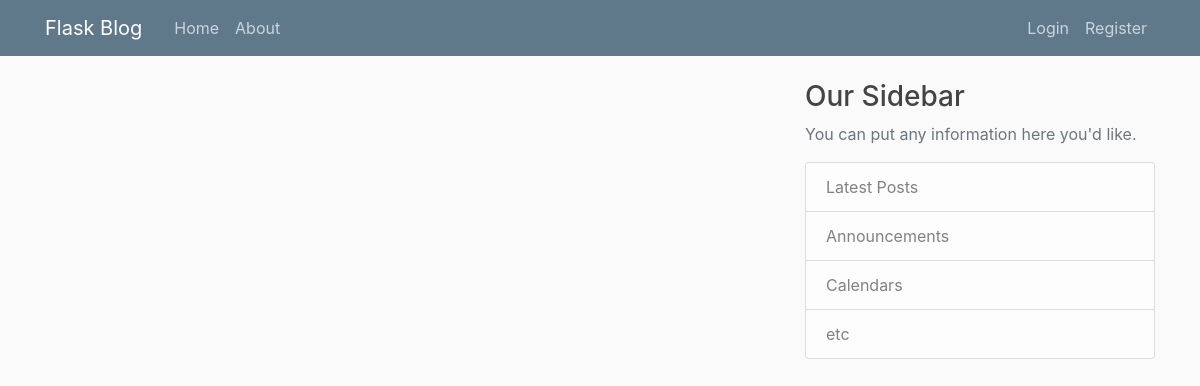
The app's page /home, older data.
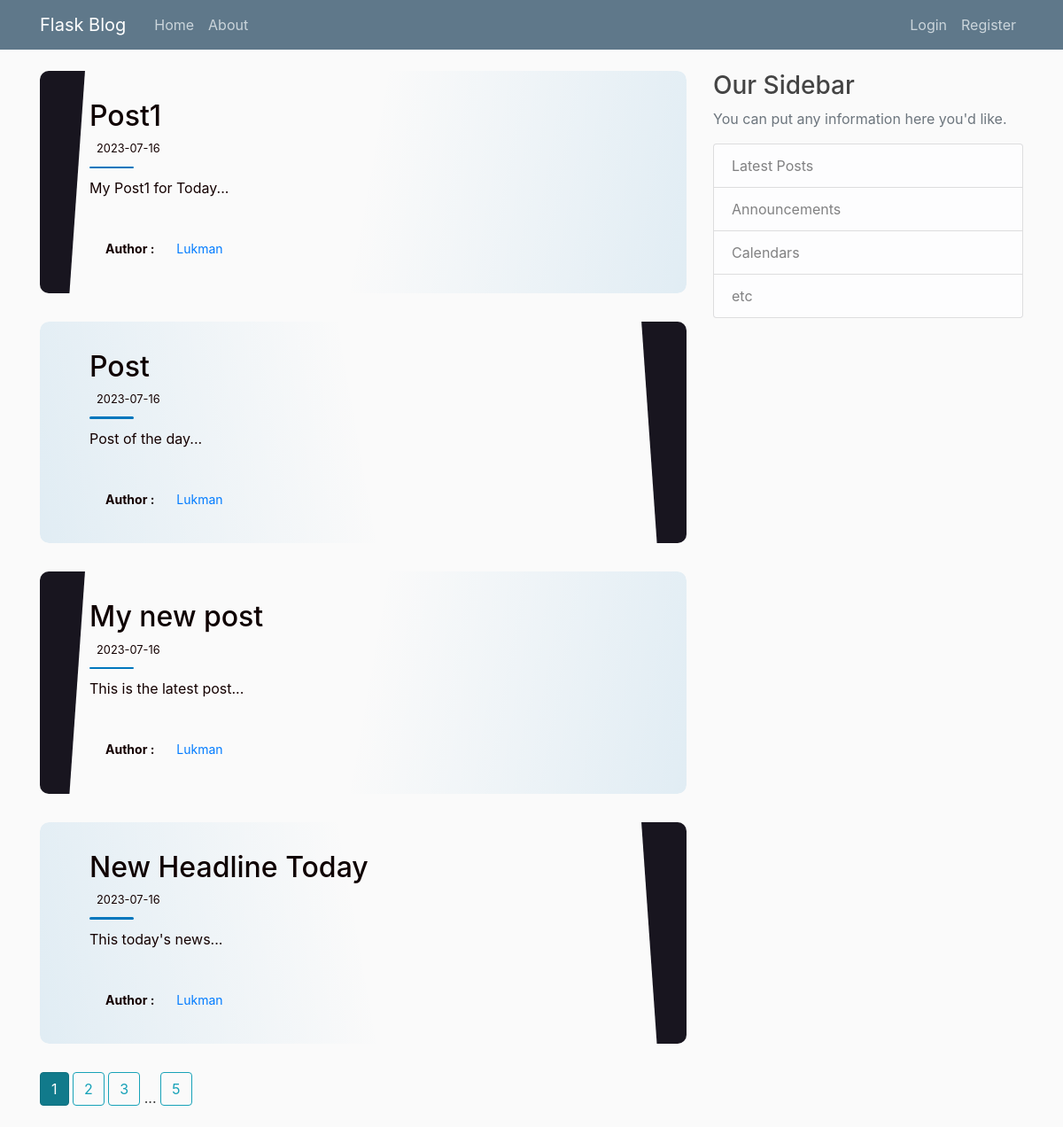
The same page, newer data.
### flaskblog/models.py (models this page shows, shortened)
class Post(db.Model):
    id = db.Column(db.Integer, primary_key=True)
    title = db.Column(db.String(100), nullable=False)
    date_posted = db.Column(db.DateTime, nullable=False, default=datetime.utcnow)
    content = db.Column(db.Text, nullable=False)
    user_id = db.Column(db.Integer, db.ForeignKey('user.id'), nullable=False)

class User(db.Model, UserMixin):
    id = db.Column(db.Integer, primary_key=True)
    username = db.Column(db.String(20), unique=True, nullable=False)
    email = db.Column(db.String(120), unique=True, nullable=False)
    image_file = db.Column(db.String(20), nullable=False, default='default.jpg')
    password = db.Column(db.String(60), nullable=False)
    posts = db.relationship('Post', backref='author', lazy=True)

### flaskblog/main/routes.py (the view)
@main.route('/')
@main.route('/home')
def home():
    page = request.args.get('page', 1, type=int)
    posts= Post.query.order_by(Post.date_posted.desc()).paginate(page=page, per_page=4)#number of post per page
    return render_template('home.html', posts=posts, title='Home Page')

### flaskblog/templates/home.html (shortened to what this page needs)
{% extends 'layout.html' %}
{% block content %}
  {% for post in posts.items %}
		<article class="postcard dark blue">
			<div class="postcard__text">
                <h2><a href="{{ url_for('posts.post', post_id=post.id) }}" class="article-title">{{ post.title }}</a></h2>
				<div class="postcard__subtitle small">
					<time datetime="2020-05-25 12:00:00">
						{{ post.date_posted.strftime('%Y-%m-%d') }}
					</time>
				</div>
				<div class="postcard__bar"></div>
				<div class="postcard__preview-txt"><p class="article-content">{{ post.content[:200] }}...</p></div>
				<ul class="postcard__tagbox">
					<li class="tag__item"><b>Author :</b> </li>
					<li class="tag__item play blue">
            <a href="{{ url_for('posts.user_posts', username=post.author.username) }}" class="mr-2">{{ post.author.username }}</a>
					</li>
				</ul>
			</div>
		</article>
  {% endfor %}
  <div class="pagination-container">
    {% for page_num in posts.iter_pages(left_edge=1, right_edge=1, left_current=1, right_current=2) %}
      {% if page_num %}
        {% if posts.page == page_num %}
          <a class="btn btn-info mb-4 active" href="{{ url_for('main.home', page=page_num) }}">{{ page_num }}</a>
        {% else %}
          <a class="btn btn-outline-info mb-4" href="{{ url_for('main.home', page=page_num) }}">{{ page_num }}</a>
        {% endif %}
      {% else %}
        <span class="dots">...</span>
      {% endif %}
    {% endfor %}
  </div>
{% endblock %}

### flaskblog/templates/layout.html (shortened to what this page needs)
 <!DOCTYPE html>
<html>
<head>
    <link rel="stylesheet" href="https://maxcdn.bootstrapcdn.com/bootstrap/4.0.0/css/bootstrap.min.css">
    <link rel="stylesheet" type="text/css" href="{{ url_for('static', filename='css/main.css') }}">
</head>
<body>
    <header class="site-header">
      <nav class="navbar navbar-expand-md navbar-dark bg-steel fixed-top">
        <div class="container">
          <a class="navbar-brand mr-4" href="/">Flask Blog</a>
          <div class="collapse navbar-collapse" id="navbarToggle">
            <div class="navbar-nav mr-auto">
              <a class="nav-item nav-link" href="{{ url_for('main.home') }}">Home</a>
              <a class="nav-item nav-link" href="{{ url_for('main.about') }}">About</a>
            </div>
            <div class="navbar-nav">
              {% if current_user.is_authenticated %}
              <a class="nav-item nav-link" href="{{ url_for('posts.new_post') }}">New Post</a>
              <a class="nav-item nav-link" href="{{ url_for('users.account') }}">Account</a>
              <a class="nav-item nav-link" href="{{ url_for('users.logout') }}">Logout</a>
              {% else %}
              <a class="nav-item nav-link" href="{{ url_for('users.login') }}">Login</a>
              <a class="nav-item nav-link" href="{{ url_for('users.register') }}">Register</a>
              {% endif %}
            </div>
          </div>
        </div>
      </nav>
    </header>
    <main role="main" class="container">
      <div class="row">
        <div class="col-md-8">
          {% block content %}{% endblock %}
        </div>
        <div class="col-md-4">
          <div class="content-section">
            <h3>Our Sidebar</h3>
            <p class='text-muted'>You can put any information here you'd like.
              <ul class="list-group">
                <li class="list-group-item list-group-item-light">Latest Posts</li>
                <li class="list-group-item list-group-item-light">Announcements</li>
                <li class="list-group-item list-group-item-light">Calendars</li>
                <li class="list-group-item list-group-item-light">etc</li>
              </ul>
            </p>
          </div>
        </div>
      </div>
    </main>
</body>
</html>

### flaskblog/static/css/main.css (style rules this page uses)
body { background: #fafafa; color: #333333; margin-top: 5rem; }
h1, h2, h3, h4, h5, h6 { color: #444444; }
.bg-steel { background-color: #5f788a; }
.site-header .navbar-nav .nav-link { color: #cbd5db; }
:root { --main-green: #79dd09; --main-green-rgb-015: rgba(121, 221, 9, 0.1); --main-yellow: #bdbb49; --main-yellow-rgb-015: rgba(189, 187, 73, 0.1); --main-red: #bd150b; --main-red-rgb-015: rgba(189, 21, 11, 0.1); --main-blue: #0076bd; --main-blue-rgb-015: rgba(0, 118, 189, 0.1); }
.postcard { flex-wrap: wrap; display: flex; border-radius: 10px; margin: 0 0 2rem 0; overflow: hidden; position: relative; color: #070000; }
.postcard.dark .postcard__text { color: #140000; }
.postcard .small { font-size: 80%; }
.postcard .postcard__bar { width: 50px; height: 10px; margin: 10px 0; border-radius: 5px; transition: width 0.2s ease; }
.postcard .postcard__text { padding: 1.5rem; position: relative; display: flex; flex-direction: column; }
.article-title { color: #0f0101; }
.postcard .postcard__preview-txt { overflow: hidden; text-overflow: ellipsis; text-align: justify; height: 100%; }
.postcard .postcard__tagbox { display: flex; flex-flow: row wrap; font-size: 14px; margin: 20px 0 0 0; padding: 0; justify-content: center; }
.postcard .postcard__tagbox .tag__item { display: inline-block; border-radius: 3px; padding: 2.5px 10px; margin: 0 5px 5px 0; cursor: default; user-select: none; }
.postcard:before { content: ""; position: absolute; top: 0; right: 0; bottom: 0; left: 0; background-image: linear-gradient(-70deg, #424242, transparent 50%); opacity: 1; border-radius: 10px; }
@media screen and (min-width: 769px) { .postcard { flex-wrap: inherit; } }
@media screen and (min-width: 769px) { .postcard .postcard__tagbox { justify-content: start; } }
@media screen and (min-width: 769px) { .postcard .postcard__text { padding: 3rem; width: 100%; } }
@media screen and (min-width: 769px) { .postcard:nth-child(2n+1) { flex-direction: row; } }
@media screen and (min-width: 769px) { .postcard:nth-child(2n+0) { flex-direction: row-reverse; } }
@media screen and (min-width: 769px) { .postcard:nth-child(2n+1) .postcard__text::before { left: -12px !important; transform: rotate(4deg); } }
@media screen and (min-width: 769px) { .postcard:nth-child(2n+0) .postcard__text::before { right: -12px !important; transform: rotate(-4deg); } }
@media screen and (min-width: 1024px) { .postcard .postcard__text { padding: 2rem 3.5rem; } }
@media screen and (min-width: 1024px) { .postcard .postcard__text:before { content: ""; position: absolute; display: block; top: -20%; height: 130%; width: 55px; } }
@media screen and (min-width: 1024px) { .postcard.dark .postcard__text:before { background: #18151f; } }
.blue .postcard__bar { background-color: var(--main-blue); }
.blue:before { background-image: linear-gradient(-30deg, var(--main-blue-rgb-015), transparent 50%); }
.blue:nth-child(2n)::before { background-image: linear-gradient(30deg, var(--main-blue-rgb-015), transparent 50%); }
@media screen and (min-width: 769px) { .blue:before { background-image: linear-gradient(-80deg, var(--main-blue-rgb-015), transparent 50%); } }
@media screen and (min-width: 769px) { .blue:nth-child(2n)::before { background-image: linear-gradient(80deg, var(--main-blue-rgb-015), transparent 50%); } }

Row changes from the older to the newer data that the page shows:
added Post: title "Post1", date_posted "2023-07-16", content "My Post1 for Today", author.username "Lukman"
added Post: title "Post", date_posted "2023-07-16", content "Post of the day", author.username "Lukman"
added Post: title "My new post", date_posted "2023-07-16", content "This is the latest post", author.username "Lukman"
added Post: title "New Headline Today", date_posted "2023-07-16", content "This today's news", author.username "Lukman"
Text that changed along with them:
new list line: "1"
new list line: "2"
new list line: "3"
new list line: "5"
